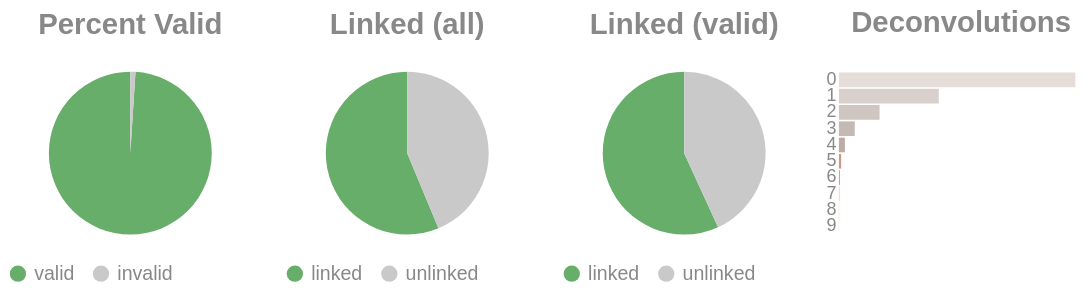

Notebook code for this chart:
### Code cell
if SKIPLR:
    pass
else:
    clash = Counter()
    for i in valids['molecule'].to_list():
        _mol = i.split("-")
        if len(_mol) == 1:
            clash.update('0')
        else:
            clash.update(_mol[-1])

    _d = {"deconvolutions": [], 'count': []}
    for k,v in clash.items():
        _d['deconvolutions'].append(k)
        _d['count'].append(v)

    tot_valid = valids['reads'].sum()
    mask = valids['reads'] >= 2
    n_linked_reads = valids.filter(mask)['reads'].sum()
    if n_linked_reads == 0:
        print_html("No linked molecules (>=2 reads) were detected; skipping linked-only distributions.")
        SKIPLR = True
    else:
        perc_valid = round(tot_valid / n_reads, 4)
        linked_perc_abs = round(n_linked_reads / n_reads, 4)
        linked_perc = round(n_linked_reads / tot_valid, 4)

    _valid = pl.DataFrame({"valids": ['valid', 'invalid'], "count": [tot_valid, n_reads - tot_valid]})
    _linked_abs = pl.DataFrame({"linked (absolute)": ['linked', 'unlinked'], "count": [n_linked_reads, n_reads - n_linked_reads]})
    _linked_rel = pl.DataFrame({"linked (valids)": ['linked', 'unlinked'], "count": [n_linked_reads, tot_valid - n_linked_reads]})

    (
        alt.hconcat(
            piechart(_valid, goodval = 'valid', title = "Percent Valid"),
            piechart(_linked_abs, goodval = "linked", title =  "Linked (all)"),
            piechart(_linked_rel, goodval = "linked", title =  "Linked (valid)"),
            convolutionbar(pl.DataFrame(_d), title = "Deconvolutions"),
            center = True,
            bounds = 'flush'
        )
        .resolve_scale(color='independent')
        .resolve_legend('independent')
        .properties(usermeta={'embedOptions': {"actions": False}})
    ).display()

### Figure 1 — Vega-Lite specification as saved in the notebook (floating-point values rounded to 4 significant figures)
{"width": "container", "height": 400, "config": {"title": {"anchor": "start", "dy": -15, "fontSize": 18, "color": "#888888", "subtitleColor": "#888888", "subtitleFontSize": 14}, "arc": {"fill": "#0072B2"}, "axis": {"domainColor": "#888888", "domainWidth": 0.5, "gridWidth": 0.2, "grid": false, "titleFontWeight": 400, "titleFontSize": 15, "labelFontSize": 11, "labelColor": "#888888", "tickColor": "#888888", "tickWidth": 0.2, "titleColor": "#888888"}, "axisBand": {"grid": false}, "axisX": {"grid": true, "tickSize": 10, "domainCap": "round"}, "axisY": {"domain": false, "grid": true, "tickSize": 0, "domainCap": "round"}, "background": "transparent", "header": {"labelFontSize": 15, "labelColor": "#888888", "titleFontSize": 15, "titleFontWeight": 600, "titleColor": "#888888"}, "legend": {"labelFont": "sans-serif", "labelFontSize": 12, "labelColor": "#888888", "symbolSize": 100, "symbolType": "circle", "titleFontSize": 12, "titlePadding": 10, "titleColor": "#888888", "title": null}, "range": {"category": ["#E69F00", "#56B4E9", "#009E73", "#F0E442", "#0072B2", "#D55E00", "#CC79A7", "#000000"], "diverging": ["#cfe8f3", "#a2d4ec", "#73bfe2", "#46abdb", "#1696d2", "#12719e"]}, "area": {"fill": "#0072B2", "fillOpacity": 0.7, "line": true, "strokeOpacity": 0.7}, "line": {"color": "#0072B2", "stroke": "#0072B2", "strokeWidth": 2}, "trail": {"color": "#0072B2", "stroke": "#0072B2", "strokeWidth": 0, "size": 1}, "point": {"filled": true, "fillOpacity": 1.0, "size": 95}, "text": {"color": "#888888", "fontSize": 11, "align": "right", "fontWeight": 400, "size": 11}, "bar": {"fill": "#0072B2", "stroke": null}, "view": {"stroke": null, "continuousWidth": 660, "continuousHeight": 400}}, "hconcat": [{"data": {"name": "data-621956ad5c95c74e820dcd09d34400ce"}, "mark": {"type": "arc"}, "encoding": {"color": {"field": "valids", "legend": {"orient": "bottom", "title": null}, "scale": {"domain": ["valid", "invalid"], "range": ["#68ae6b", "#C9C9C9"]}, "title": "Valids", "type": "nominal"}, "theta": {"field": "count", "type": "quantitative"}, "tooltip": [{"field": "valids", "title": "Valids", "type": "ordinal"}, {"field": "percent", "format": ".2%", "title": "Percent", "type": "quantitative"}, {"field": "count", "title": "Count", "type": "quantitative"}]}, "height": 100, "title": {"text": "Percent Valid", "align": "center", "anchor": "middle"}, "transform": [{"calculate": "datum.count / 4702383", "as": "percent"}], "width": 150}, {"data": {"name": "data-95b281e34b57e6846374435dfec61fa0"}, "mark": {"type": "arc"}, "encoding": {"color": {"field": "linked (absolute)", "legend": {"orient": "bottom", "title": null}, "scale": {"domain": ["linked", "unlinked"], "range": ["#68ae6b", "#C9C9C9"]}, "title": "Linked (Absolute)", "type": "nominal"}, "theta": {"field": "count", "type": "quantitative"}, "tooltip": [{"field": "linked (absolute)", "title": "Linked (Absolute)", "type": "ordinal"}, {"field": "percent", "format": ".2%", "title": "Percent", "type": "quantitative"}, {"field": "count", "title": "Count", "type": "quantitative"}]}, "height": 100, "title": {"text": "Linked (all)", "align": "center", "anchor": "middle"}, "transform": [{"calculate": "datum.count / 4702383", "as": "percent"}], "width": 150}, {"data": {"name": "data-5c35d51111a4262c4aa5463224f28921"}, "mark": {"type": "arc"}, "encoding": {"color": {"field": "linked (valids)", "legend": {"orient": "bottom", "title": null}, "scale": {"domain": ["linked", "unlinked"], "range": ["#68ae6b", "#C9C9C9"]}, "title": "Linked (Valids)", "type": "nominal"}, "theta": {"field": "count", "type": "quantitative"}, "tooltip": [{"field": "linked (valids)", "title": "Linked (Valids)", "type": "ordinal"}, {"field": "percent", "format": ".2%", "title": "Percent", "type": "quantitative"}, {"field": "count", "title": "Count", "type": "quantitative"}]}, "height": 100, "title": {"text": "Linked (valid)", "align": "center", "anchor": "middle"}, "transform": [{"calculate": "datum.count / 4654707", "as": "percent"}], "width": 150}, {"data": {"name": "data-d94f41629035f1b7e0b9743e807c82c9"}, "mark": {"type": "bar"}, "encoding": {"color": {"field": "deconvolutions", "legend": null, "scale": {"scheme": "lightgreyred"}, "type": "nominal"}, "tooltip": [{"field": "deconvolutions", "title": "Deconvolutions", "type": "ordinal"}, {"field": "percent", "format": ".2%", "title": "Percent", "type": "quantitative"}, {"field": "count", "title": "Count", "type": "quantitative"}], "x": {"axis": null, "field": "count", "type": "quantitative"}, "y": {"field": "deconvolutions", "sort": "ascending", "title": null, "type": "nominal"}}, "height": 100, "title": {"text": "Deconvolutions", "align": "center", "anchor": "middle"}, "transform": [{"calculate": "datum.count / 2963506", "as": "percent"}], "width": 150}], "bounds": "flush", "center": true, "resolve": {"legend": {"angle": "independent"}, "scale": {"color": "independent"}}, "usermeta": {"embedOptions": {"actions": false}}, "$schema": "https://vega.github.io/schema/vega-lite/v6.4.1.json", "datasets": {"data-621956ad5c95c74e820dcd09d34400ce": [{"valids": "valid", "count": 4654707}, {"valids": "invalid", "count": 47676}], "data-95b281e34b57e6846374435dfec61fa0": [{"linked (absolute)": "linked", "count": 2645595}, {"linked (absolute)": "unlinked", "count": 2056788}], "data-5c35d51111a4262c4aa5463224f28921": [{"linked (valids)": "linked", "count": 2645595}, {"linked (valids)": "unlinked", "count": 2009112}], "data-d94f41629035f1b7e0b9743e807c82c9": [{"deconvolutions": "0", "count": 1742033}, {"deconvolutions": "1", "count": 735503}, {"deconvolutions": "2", "count": 299285}, {"deconvolutions": "3", "count": 116514}, {"deconvolutions": "4", "count": 44059}, {"deconvolutions": "5", "count": 16470}, {"deconvolutions": "6", "count": 6167}, {"deconvolutions": "7", "count": 2262}, {"deconvolutions": "8", "count": 890}, {"deconvolutions": "9", "count": 323}]}}
